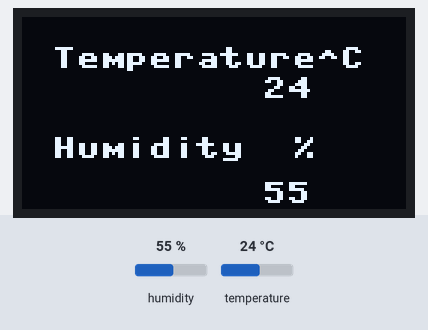
A program run on a simulated ESP32 board running MicroPython. Shown: 128×64 one-colour display. The inputs (shaded band) are chosen by the test bench; at power-on: humidity 55 %, temperature 24 °C. Library files of the repository ran but are not shown: ssd1306.py; what the program prints to the serial console is not drawn.

Above: at 1.2 s.
1.3 s: humidity set to 22 %
At 4.3 s:
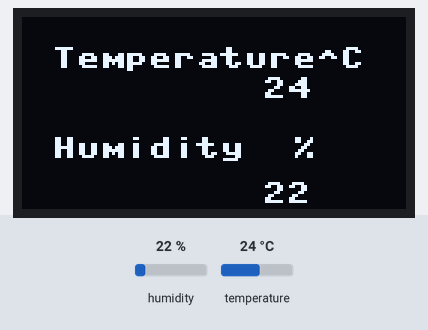
4.6 s: temperature set to 12 °C
At 7.1 s:
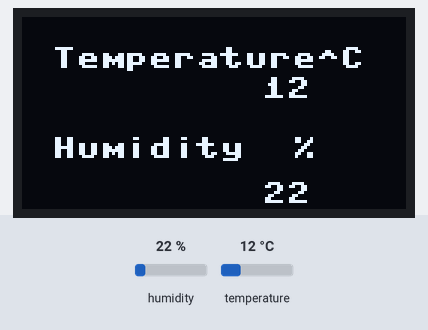
7.8 s: humidity set to 40 %
At 9.9 s:
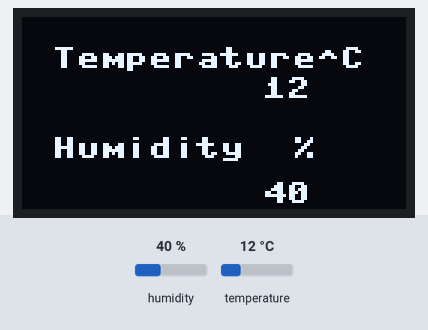
10.9 s: temperature set to 19 °C
Timing chart, 0 to 13.9 s (numbered marks = the images above; inputs shaded):
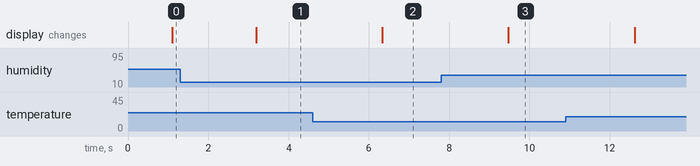

Measured:
- after the input at 1.3 s, the display: changes after 1.9 s (image 1)
- after the input at 4.6 s, the display: changes after 1.7 s (image 2)
- after the input at 7.8 s, the display: changes after 1.7 s (image 3)

The program:

main.py
```python
from machine import Pin
from machine import Pin,I2C
import ssd1306
import dht
import time

i2c = I2C(scl=Pin(22), sda=Pin(21))      #Init i2c
oled=ssd1306.SSD1306_I2C(128,64,i2c,0x3c)

p15=Pin(15, Pin.IN)
d=dht.DHT11(p15)

while True:
    d.measure()       #Measurement of temperature and humidity
    t=d.temperature() #Read Celsius temperature
    h=d.humidity()    #Read relative humidity
    print('Temperature=', t, 'C', 'Humidity=', h, '%')
    time.sleep(1)                #Delay of 1 second
    oled.fill(0)
    oled.text("Temperature^C",10,10)
    oled.text(str(t),80,20)
    oled.text("Humidity  %",10,40)
    oled.text(str(h),80,55)
    oled.show()
```
